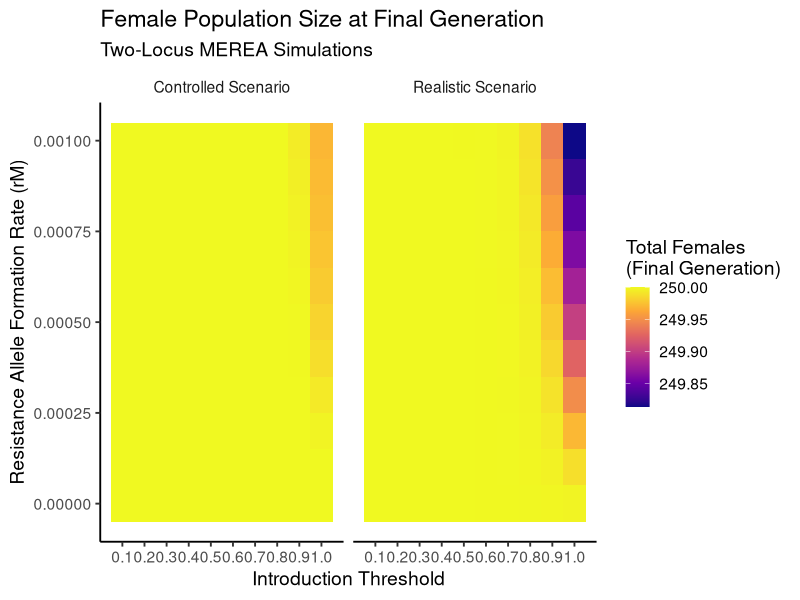
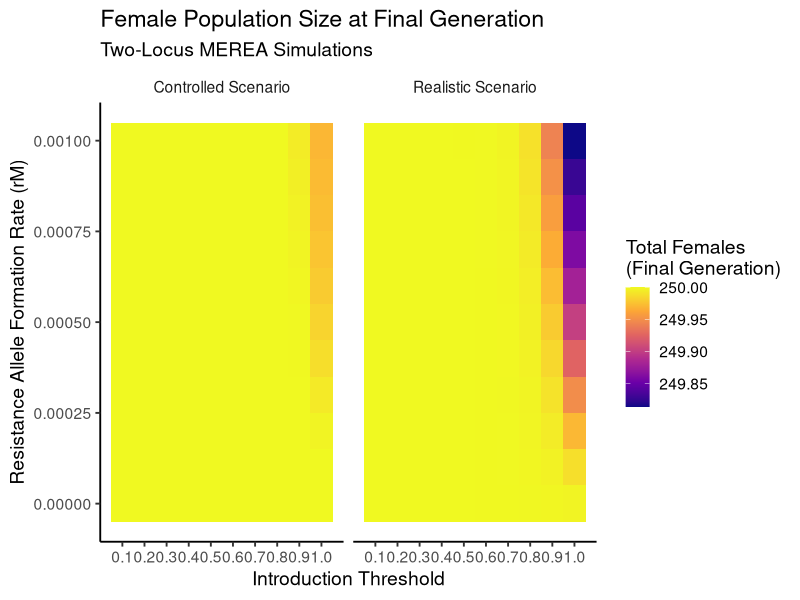

Here is the R script that generated these plots, in order:
library(tidyverse)

# Load both datasets
actual <- read_csv("mgdrive/two_loci/actual_two_loci_combined.csv") %>%
  mutate(simulation_type = "actual")

realistic <- read_csv("mgdrive/two_loci/realistic_two_loci_combined.csv") %>%
  mutate(simulation_type = "realistic")

# Combine datasets
data_combined <- bind_rows(actual, realistic)

# Filter to final generation only
final_data <- data_combined %>%
  group_by(simulation_type, threshold, rM) %>%
  filter(generation == max(generation)) %>%
  ungroup()

# Convert simulation_type to nicer labels
final_data$simulation_type <- factor(final_data$simulation_type,
                                     levels = c("actual", "realistic"),
                                     labels = c("Controlled Scenario", "Realistic Scenario"))

# Create heatmap plot
heatmap_plot <- ggplot(final_data, aes(x = threshold, y = rM, fill = total_females)) +
  geom_tile() +
  facet_wrap(~ simulation_type) +
  scale_x_continuous(breaks = seq(0.1, 1.0, by = 0.1)) +
  scale_fill_viridis_c(option = "plasma", trans = "log10", name = "Total Females\n(Final Generation)") +
  labs(
    title = "Female Population Size at Final Generation",
    subtitle = "Two-Locus MEREA Simulations",
    x = "Introduction Threshold",
    y = "Resistance Allele Formation Rate (rM)"
  ) +
  theme_classic(base_size = 14) +
  theme(strip.background = element_blank())

# Display the plot
print(heatmap_plot)

# Save the heatmap
output_dir <- "plots/two_loci"
dir.create(output_dir, recursive = TRUE, showWarnings = FALSE)

ggsave(
  filename = file.path(output_dir, "two_loci_heatmap.png"),
  plot = heatmap_plot,
  width = 12,
  height = 8,
  dpi = 300
)
